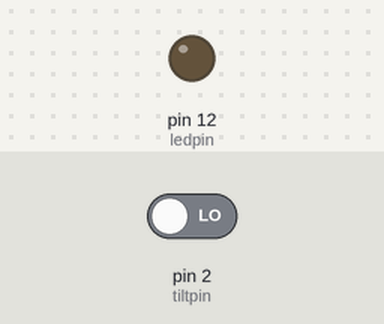
Recording of a sketch running on a simulated Arduino Uno, built with avr-gcc and run on an emulated ATmega328P. Shown: output pins drawn as LEDs (lit = HIGH). Inputs (shaded band) come from the test bench; at power-on: pin 2 (tiltpin) LOW.

Above: at 1.2 s.
1.3 s: pin 2 (tiltpin) driven HIGH
At 1.8 s:
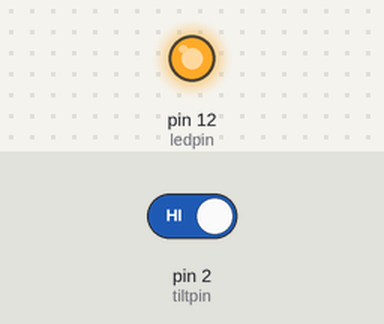
2.8 s: pin 2 (tiltpin) driven LOW
At 4.1 s:
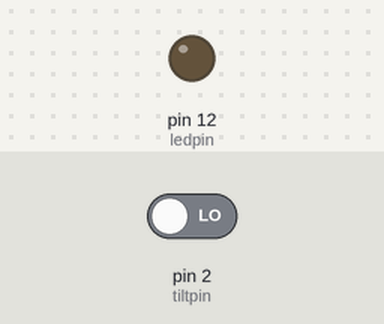
Timing chart, 0 to 5.8 s (numbered marks = the images above; inputs shaded):
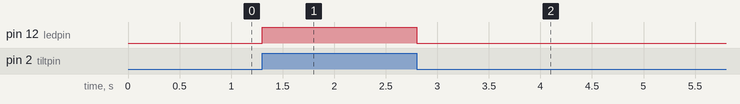

Measured:
- after the input at 1.3 s, pin 12 (ledpin): LOW → HIGH at once
- after the input at 2.8 s, pin 12 (ledpin): HIGH → LOW at once

The sketch:

tiltswitch.ino
```cpp
/**
 * Simple tilt switch sketch.
 * Turns a LED on pin 13 on and off
 *
 */
int ledpin = 12; // for output
int tiltpin = 2; // tiltswitch in put
int is_on = 0;// boolean

void setup(){
pinMode(ledpin, OUTPUT); // init
pinMode(tiltpin, INPUT); // init
}

void loop(){
  is_on = digitalRead(tiltpin); // read from the switch

  if(is_on){
  digitalWrite(ledpin,HIGH); // on
  }else{
    digitalWrite(ledpin,LOW); // off
  }
}
```
